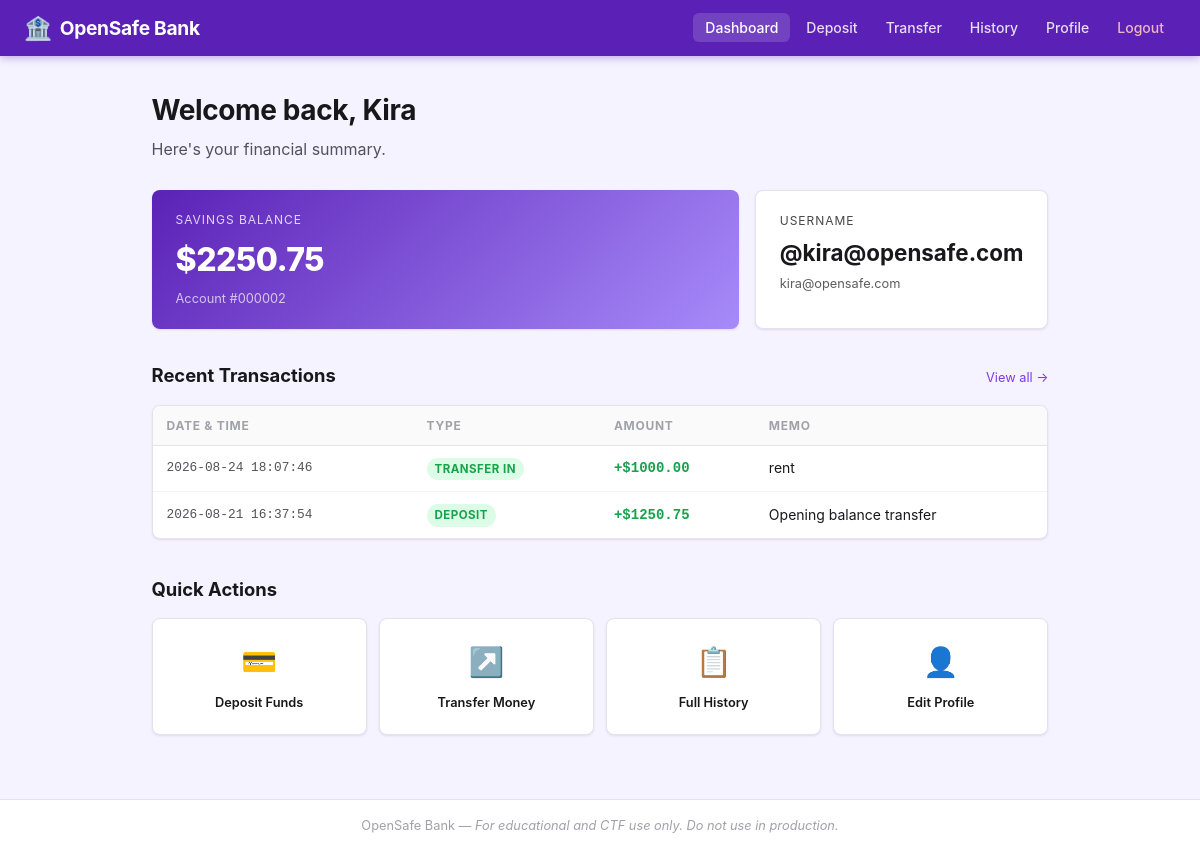
/dashboard (signed in), run on the app's committed database.
### tables this page shows
CREATE TABLE users (
                id           INTEGER PRIMARY KEY AUTOINCREMENT,
                username     TEXT UNIQUE NOT NULL,
                password     TEXT NOT NULL,
                email        TEXT,
                display_name TEXT,
                balance      REAL DEFAULT 0.0
            );

CREATE TABLE transactions (
                id        INTEGER PRIMARY KEY AUTOINCREMENT,
                user_id   INTEGER NOT NULL,
                type      TEXT NOT NULL,
                amount    REAL NOT NULL,
                memo      TEXT,
                timestamp TEXT NOT NULL
            );

### app.py (the view)
@app.route('/dashboard')
def dashboard():
    if 'user_id' not in session:
        return redirect(url_for('login'))
    db   = get_db()
    user = db.execute("SELECT * FROM users WHERE id = ?", (session['user_id'],)).fetchone()
    recent = db.execute(
        "SELECT * FROM transactions WHERE user_id = ? ORDER BY timestamp DESC LIMIT 5",
        (session['user_id'],)
    ).fetchall()
    return render_template('dashboard.html', user=user, transactions=recent)

### app.py (called while the page is built)
@app.before_request
def _enforce_csrf():
    if request.method == 'POST':
        expected = session.get('csrf_token')
        submitted = request.form.get('csrf_token')
        if not expected or not submitted or not secrets.compare_digest(expected, submitted):
            abort(400, description='Invalid or missing CSRF token.')

def get_db():
    db = getattr(g, '_database', None)
    if db is None:
        db = g._database = sqlite3.connect(DATABASE)
        db.row_factory = sqlite3.Row
    return db

@app.teardown_appcontext
def close_connection(exception):
    db = getattr(g, '_database', None)
    if db is not None:
        db.close()

### templates/dashboard.html (shortened to what this page needs)
{% extends "base.html" %}
{% block content %}
<div class="page-header">
  <h1>Welcome back, {{ user['display_name'] }}</h1>
  <p class="page-subtitle">Here's your financial summary.</p>
</div>
<div class="stat-cards">
  <div class="stat-card stat-card--primary">
    <div class="stat-label">Savings Balance</div>
    <div class="stat-value">${{ "%.2f"|format(user['balance']) }}</div>
    <div class="stat-meta">Account #{{ "%06d"|format(user['id']) }}</div>
  </div>
  <div class="stat-card">
    <div class="stat-label">Username</div>
    <div class="stat-value-sm">@{{ user['username'] }}</div>
    <div class="stat-meta">{{ user['email'] or 'No email set' }}</div>
  </div>
</div>
<div class="section">
  <div class="section-header">
    <h2>Recent Transactions</h2>
    <a href="{{ url_for('transactions') }}" class="link-more">View all &rarr;</a>
  </div>
  {% if transactions %}
  <div class="table-wrapper">
    <table class="data-table">
      <thead>
        <tr>
          <th>Date &amp; Time</th>
          <th>Type</th>
          <th>Amount</th>
          <th>Memo</th>
        </tr>
      </thead>
      <tbody>
        {% for txn in transactions %}
        <tr>
          <td class="td-mono">{{ txn['timestamp'] }}</td>
          <td>
            <span class="badge badge--{{ 'green' if txn['type'] in ('deposit','transfer_in') else 'red' }}">
              {{ txn['type'].replace('_', ' ').title() }}
            </span>
          </td>
          <td class="td-amount {{ 'amount-pos' if txn['type'] in ('deposit','transfer_in') else 'amount-neg' }}">
            {{ '+' if txn['type'] in ('deposit','transfer_in') else '-' }}${{ "%.2f"|format(txn['amount']) }}
          </td>
          <td>{{ txn['memo'] or '—' }}</td>
        </tr>
        {% endfor %}
      </tbody>
    </table>
  </div>
  {% else %}
  <p class="empty-state">No transactions yet. <a href="{{ url_for('deposit') }}">Make a deposit</a> to get started.</p>
  {% endif %}
</div>
<div class="quick-actions">
  <h2>Quick Actions</h2>
  <div class="action-grid">
    <a href="{{ url_for('deposit') }}" class="action-card">
      <div class="action-icon">💳</div>
      <div class="action-label">Deposit Funds</div>
    </a>
    <a href="{{ url_for('transfer') }}" class="action-card">
      <div class="action-icon">↗️</div>
      <div class="action-label">Transfer Money</div>
    </a>
    <a href="{{ url_for('transactions') }}" class="action-card">
      <div class="action-icon">📋</div>
      <div class="action-label">Full History</div>
    </a>
    <a href="{{ url_for('profile') }}" class="action-card">
      <div class="action-icon">👤</div>
      <div class="action-label">Edit Profile</div>
    </a>
  </div>
</div>
{% endblock %}

### static/style.css (style rules this page uses)
*, *::before, *::after { box-sizing: border-box; margin: 0; padding: 0; }
:root { --purple: #7c3aed; --purple-lt: #a78bfa; --purple-dk: #5b21b6; --purple-bg: #f5f3ff; --purple-bg2:#ede9fe; --green: #16a34a; --red: #dc2626; --yellow: #ca8a04; --gray-50: #fafafa; --gray-100:#f4f4f5; --gray-200:#e4e4e7; --gray-400:#a1a1aa; --gray-600:#52525b; --gray-800:#18181b; --white: #ffffff; --radius: 8px; --shadow: 0 1px 3px rgba(109,40,217,.08), 0 1px 2px rgba(109,40,217,.06); --shadow-md:0 4px 16px rgba(109,40,217,.12); }
body { font-family: -apple-system, BlinkMacSystemFont, 'Segoe UI', Roboto, sans-serif; background: var(--purple-bg); color: var(--gray-800); line-height: 1.6; min-height: 100vh; display: flex; flex-direction: column; }
a { color: var(--purple); text-decoration: none; }
.page-header { margin-bottom: 28px; }
.page-header h1 { font-size: 1.75rem; font-weight: 700; letter-spacing: -.4px; }
.page-subtitle { color: var(--gray-600); margin-top: 4px; }
.stat-cards { display: grid; grid-template-columns: 2fr 1fr; gap: 16px; margin-bottom: 32px; }
.stat-card { background: var(--white); border: 1px solid var(--gray-200); border-radius: var(--radius); padding: 20px 24px; box-shadow: var(--shadow); }
.stat-card--primary { background: linear-gradient(135deg, var(--purple-dk), var(--purple-lt)); color: var(--white); border: none; }
.stat-label { font-size: .75rem; text-transform: uppercase; letter-spacing: .08em; opacity: .8; }
.stat-value { font-size: 2rem; font-weight: 800; letter-spacing: -.5px; margin: 4px 0; }
.stat-value-sm { font-size: 1.4rem; font-weight: 700; margin: 4px 0; color: var(--gray-800); }
.stat-meta { font-size: .8rem; opacity: .7; }
.section { margin-bottom: 36px; }
.section-header { display: flex; align-items: baseline; justify-content: space-between; margin-bottom: 14px; }
.section-header h2 { font-size: 1.15rem; font-weight: 700; }
.link-more { font-size: .8rem; color: var(--purple); }
.table-wrapper { background: var(--white); border: 1px solid var(--gray-200); border-radius: var(--radius); overflow: hidden; box-shadow: var(--shadow); }
.data-table { width: 100%; border-collapse: collapse; font-size: .875rem; }
.data-table th { background: var(--gray-50); padding: 10px 14px; text-align: left; font-size: .75rem; font-weight: 700; text-transform: uppercase; letter-spacing: .06em; color: var(--gray-400); border-bottom: 1px solid var(--gray-200); }
.data-table td { padding: 11px 14px; border-bottom: 1px solid var(--gray-100); vertical-align: middle; }
.data-table tr:last-child td { border-bottom: none; }
.td-mono { font-family: 'Courier New', monospace; font-size: .8rem; color: var(--gray-600); }
.td-amount { font-weight: 700; font-family: 'Courier New', monospace; }
.amount-pos { color: var(--green); }
.badge { display: inline-block; padding: 2px 8px; border-radius: 99px; font-size: .72rem; font-weight: 700; text-transform: uppercase; letter-spacing: .04em; }
.badge--green { background: #dcfce7; color: var(--green); }
.quick-actions h2 { font-size: 1.15rem; font-weight: 700; margin-bottom: 14px; }
.action-grid { display: grid; grid-template-columns: repeat(4, 1fr); gap: 12px; }
.action-card { background: var(--white); border: 1px solid var(--gray-200); border-radius: var(--radius); padding: 20px 16px; text-align: center; box-shadow: var(--shadow); transition: box-shadow .15s, border-color .15s; display: block; color: var(--gray-800); }
.action-icon { font-size: 1.8rem; margin-bottom: 8px; }
.action-label { font-size: .8rem; font-weight: 600; }

### data on the page
users: display_name "Kira", balance "2250.75", id "000002", username "kira@opensafe.com", email "kira@opensafe.com"
transactions: timestamp "2026-08-24 18:07:46", type.replace "TRANSFER IN", type "+", amount "1000.00", memo "rent"
transactions: timestamp "2026-08-21 16:37:54", type.replace "DEPOSIT", type "+", amount "1250.75", memo "Opening balance transfer"
